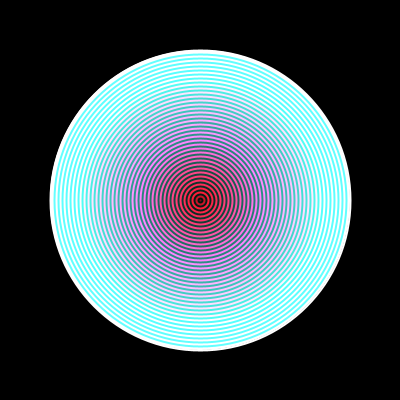
Frame 1 (no input)
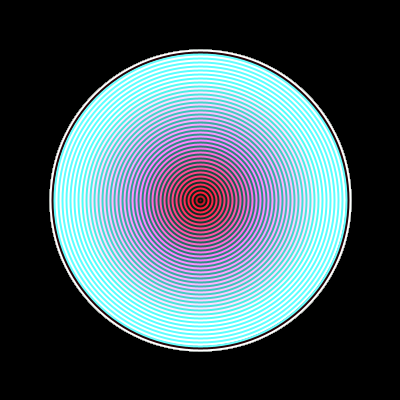
Frame 60 (the mouse pressed at the canvas centre just before this capture)
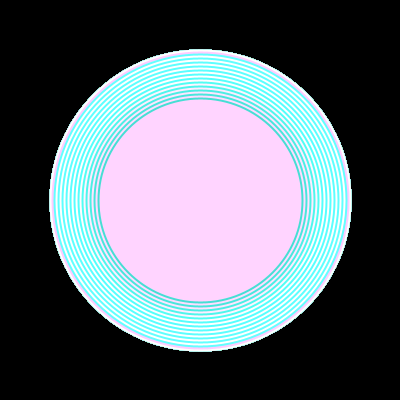
Frame 120 (the mouse held since frame 60 and released just before this capture)

The Processing sketch that drew these frames (run headless with seeded random() and noise(); from frame 60 on, the mouse is pressed at the canvas centre):

// Processing sketch: processing_135791
// ── processing_135791.pde

int x = 300;
int y = x+10;

void setup(){
  size(400,400);
  strokeWeight(2);
  smooth();
  background(0);
}

void draw(){
  drawCircle();
  drawInsideCircle();
}

void drawCircle(){
  ellipse(width/2, height/2, 300,300);
  stroke(255);
}

void drawInsideCircle(){
    for(int x = 300;x > mouseX || x > mouseY; x+= -8){
      ellipse (width/2,height/2,x,x);
      stroke(x/3,x+10,x);
      fill(x*10,x,x*2);
    }
}

    
